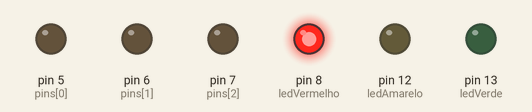
A sketch run on a simulated Arduino Uno, built with avr-gcc and run on an emulated ATmega328P. Parts: output pins drawn as LEDs (lit = HIGH).

Above: at 0.5 s.
At 3.5 s:
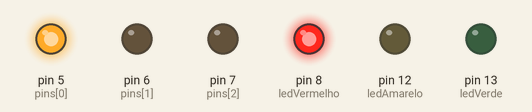
At 8.5 s:
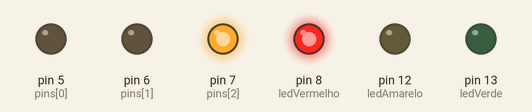
At 13.5 s:
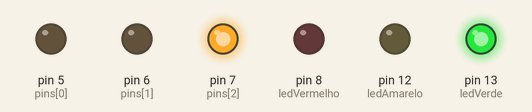
At 16.5 s:
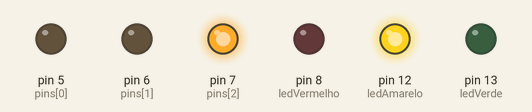
Timing chart, 0 to 22.1 s (numbered marks = the images above):
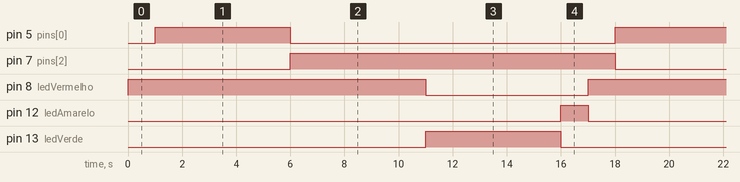

The sketch:

Trafficlightportuguesewithcrosswalk.ino
```cpp
// (licence header left out)
int ledVermelho = 8, ledAmarelo=12, ledVerde=13;
int red=5,green=7,blue=6;

int matrix[2][3]={{1,0,0},
				  {0,0,1}};

int pins[]={5,6,7};

int i,j;

void setup() {
  pinMode(ledVermelho, OUTPUT);
  pinMode(ledAmarelo, OUTPUT);
  pinMode(ledVerde, OUTPUT);

  for(i=0;i<3;i++)
  {
   pinMode(pins[i],OUTPUT);
  }
}


void loop() {
  //Luz vermelho
  digitalWrite(ledVermelho, HIGH);
  delay(1000);
  //passadeira
  for(i=0;i<2;i++)
  {
    for(j=0;j<3;j++)
    {
      digitalWrite(pins[j],matrix[i][j]);
    }
    delay(5000);
  }


  digitalWrite(ledVermelho, LOW);

  //Luz verde
  digitalWrite(ledVerde, HIGH);
  delay(5000);
  digitalWrite(ledVerde, LOW);

  //Luz amarelo
  digitalWrite(ledAmarelo, HIGH);
  delay(1000);
  digitalWrite(ledAmarelo, LOW);
}
```

Measured:
- by itself, pin 5 (pins[0]), pin 13 (ledVerde): alternates HIGH for 5.0 s and LOW for 12.0 s
- by itself, pin 7 (pins[2]): alternates HIGH for 12.0 s and LOW for 5.0 s
- by itself, pin 8 (ledVermelho): alternates HIGH for 11.0 s and LOW for 6.0 s
- by itself, pin 12 (ledAmarelo): alternates HIGH for 1.0 s and LOW for 16.0 s
